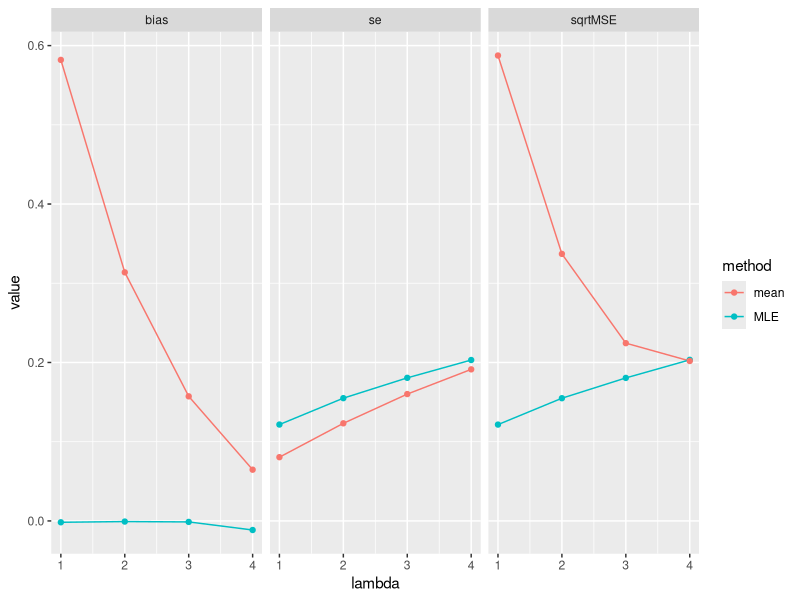

Write the R code that produced this figure.
## ---- chunk 1
knitr::opts_chunk$set(echo = TRUE, message = FALSE, warning = FALSE)
## ---- chunk 2
library(tidyverse)
rztpois <- function(n, lambda){
  # Zero-truncated Poisson random draws
  assertthat::assert_that(length(lambda) == 1, msg = "Only works for scalar lambda")
  x <- numeric()
  while (length(x) < n) {
    x <- c(x, rpois(n, lambda))
    x <- x[x > 0]
  }
  x[1:n]
}
dztpois <- function(x, lambda){
  # Zero-truncated Poisson density
  dpois(x, lambda) / (1 - dpois(0, lambda))
}
fitztpois <- function(x){
  # Zero-truncated Poisson MLE
  fit <- optim(mean(x), function(lambda) -sum(log(dztpois(x, lambda))), 
               hessian = TRUE, method = "BFGS")
  list(estimate = fit$par,
       se = as.numeric(sqrt(1 / fit$hessian))
  )
}
## ---- chunk 3
set.seed(2022) # For reproducibility
# For each of 4 values of lambda, perform 1000 simulations of n = 100 observations
sim_study <- expand_grid(lambda = 1:4, n = 100, sim = 1:1000) %>% 
  rowwise() %>% 
  mutate(data = list(tibble(x = rztpois(n, lambda))), # Simulate data
         fit = list(fitztpois(data$x)), # Fit the MLE
         results = list(tibble( # Store the results
           method = c("MLE", "mean"),
           estimate = c(fit$estimate, mean(data$x))
         )))
sim_study
## ---- chunk 4
sim_table <- sim_study %>% 
  select(lambda, results) %>% 
  unnest(results) %>% 
  group_by(lambda, method) %>% 
  summarise(sqrtMSE = sqrt(mean((estimate - lambda)^2)),
            se = sd(estimate),
            bias = mean(estimate - lambda),
            .groups = "drop")
sim_table
## ---- chunk 5
sim_table %>%  
  pivot_longer(-(lambda:method), names_to = "metric") %>% 
  ggplot(aes(x = lambda, y = value, color = method)) + geom_line()  + geom_point() + 
  facet_wrap(~metric)
